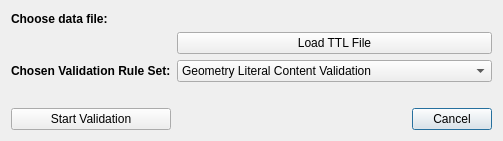
<?xml version="1.0" encoding="UTF-8"?>
<ui version="4.0">
 <class>Dialog</class>
 <widget class="QDialog" name="Dialog">
  <property name="geometry">
   <rect>
    <x>0</x>
    <y>0</y>
    <width>503</width>
    <height>141</height>
   </rect>
  </property>
  <property name="windowTitle">
   <string>Dialog</string>
  </property>
  <layout class="QGridLayout" name="gridLayout">
   <item row="4" column="3">
    <widget class="QPushButton" name="cancelButton">
     <property name="text">
      <string>Cancel</string>
     </property>
    </widget>
   </item>
   <item row="2" column="0">
    <widget class="QLabel" name="label">
     <property name="font">
      <font>
       <weight>75</weight>
       <bold>true</bold>
      </font>
     </property>
     <property name="text">
      <string>Chosen Validation Rule Set:</string>
     </property>
    </widget>
   </item>
   <item row="1" column="1" colspan="3">
    <widget class="QPushButton" name="loadDataFileButton">
     <property name="text">
      <string>Load TTL File</string>
     </property>
    </widget>
   </item>
   <item row="0" column="0">
    <widget class="QLabel" name="chooseDataFileLabel">
     <property name="font">
      <font>
       <weight>75</weight>
       <bold>true</bold>
      </font>
     </property>
     <property name="text">
      <string>Choose data file:</string>
     </property>
    </widget>
   </item>
   <item row="3" column="1">
    <spacer name="horizontalSpacer">
     <property name="orientation">
      <enum>Qt::Horizontal</enum>
     </property>
     <property name="sizeHint" stdset="0">
      <size>
       <width>40</width>
       <height>20</height>
      </size>
     </property>
    </spacer>
   </item>
   <item row="0" column="1" colspan="3">
    <widget class="QLabel" name="chosenDataFile">
     <property name="text">
      <string/>
     </property>
    </widget>
   </item>
   <item row="2" column="1" colspan="3">
    <widget class="QComboBox" name="chosenValidatorFile">
     <item>
      <property name="text">
       <string>Geometry Literal Content Validation</string>
      </property>
     </item>
     <item>
      <property name="text">
       <string>GeoSPARQL 1.0 Validation</string>
      </property>
     </item>
     <item>
      <property name="text">
       <string>GeoSPARQL 1.1 Validation</string>
      </property>
     </item>
     <item>
      <property name="text">
       <string>GeoSPARQL Extended Rule Set Validation</string>
      </property>
     </item>
     <item>
      <property name="text">
       <string>TTL Validator</string>
      </property>
     </item>
    </widget>
   </item>
   <item row="4" column="0">
    <widget class="QPushButton" name="startValidationButton">
     <property name="text">
      <string>Start Validation</string>
     </property>
    </widget>
   </item>
   <item row="4" column="1" colspan="2">
    <spacer name="horizontalSpacer_2">
     <property name="orientation">
      <enum>Qt::Horizontal</enum>
     </property>
     <property name="sizeHint" stdset="0">
      <size>
       <width>40</width>
       <height>20</height>
      </size>
     </property>
    </spacer>
   </item>
  </layout>
 </widget>
 <resources/>
 <connections/>
</ui>
